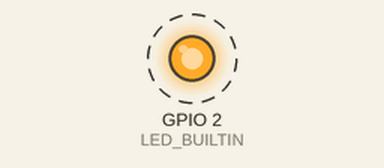
Bench run of a sketch on a simulated ESP32. On the bench: output pins drawn as LEDs (lit = HIGH). Dashed ring = blinking. What the sketch prints to the serial monitor is not drawn.

Above: at 0.2 s.
Timing chart, 0 to 3.0 s (numbered marks = the images above):
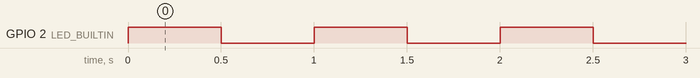

Measured:
- by itself, GPIO 2 (LED_BUILTIN): alternates HIGH for 0.50 s and LOW for 0.50 s

The sketch:

test.ino
```cpp
#define LED_BUILTIN 2  // Onboard LED is usually on GPIO2

void setup() {
    pinMode(LED_BUILTIN, OUTPUT);  // Set LED as output
    Serial.begin(115200);
    Serial.println("✅ ESP32 LED Blink Test Starting...");
}

void loop() {
    Serial.println("LED ON");
    digitalWrite(LED_BUILTIN, HIGH);  // Turn LED ON
    delay(500);  // Wait 500ms

    Serial.println("LED OFF");
    digitalWrite(LED_BUILTIN, LOW);  // Turn LED OFF
    delay(500);  // Wait 500ms
}
```
